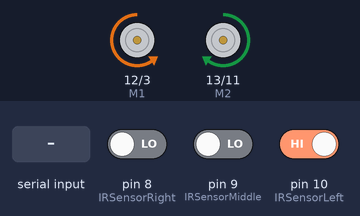
This sketch was run on a simulated Arduino Uno, built with avr-gcc and run on an emulated ATmega328P. Shown: direction and speed pins drawn as motors (green arrow = direction pin HIGH = forward, orange = LOW = backward, longer = more drive). The test bench sets the inputs (shaded band); at power-on: pin 10 (IRSensorLeft) HIGH, pin 8 (IRSensorRight) LOW, pin 9 (IRSensorMiddle) LOW.

Above: at 1.2 s.
1.3 s: pin 10 (IRSensorLeft) driven LOW
At 1.7 s:
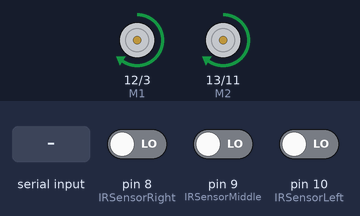
4.3 s: pin 8 (IRSensorRight) driven HIGH
At 5.5 s:
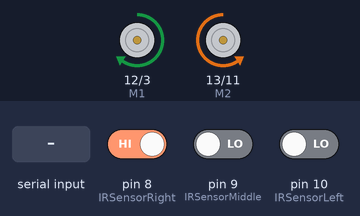
5.8 s: pin 8 (IRSensorRight) driven LOW
At 6.2 s:
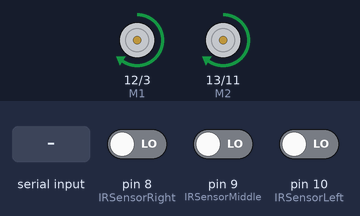
8.8 s: pin 9 (IRSensorMiddle) driven HIGH
At 9.4 s:
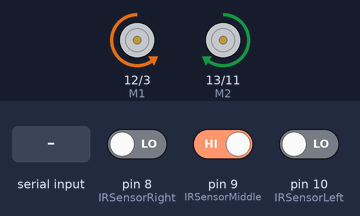
10.3 s: pin 8 (IRSensorRight) driven HIGH and pin 10 (IRSensorLeft) driven HIGH
At 11.3 s:
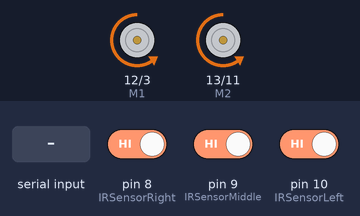
11.8 s: "9" received over Serial
At 12.5 s:
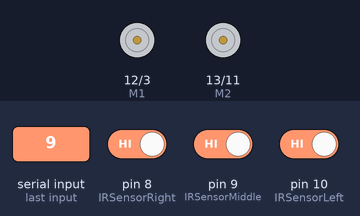
Timing chart, 0 to 14.3 s (numbered marks = the images above; inputs shaded):
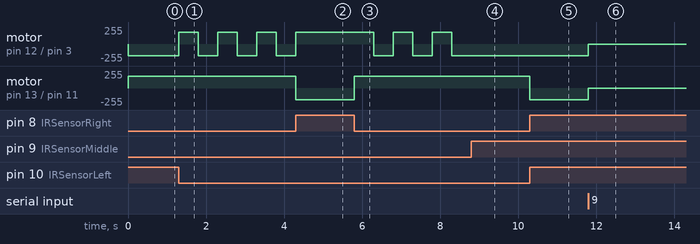

Measured:
- after the input at 1.3 s, motor on pin 12 (M1) / pin 3 (E1): alternates forward 175/255 for 0.50 s and backward 175/255 for 0.50 s, starting at once
- after the input at 4.3 s, motor on pin 12 (M1) / pin 3 (E1): goes on until 4.3 s, then stays forward 175/255; motor on pin 13 (M2) / pin 11 (E2): forward 175/255 → backward 175/255 at once
- after the input at 5.8 s, motor on pin 12 (M1) / pin 3 (E1): alternates forward 175/255 for 0.50 s and backward 175/255 for 0.50 s, starting after 0.50 s; motor on pin 13 (M2) / pin 11 (E2): backward 175/255 → forward 175/255 at once
- after the input at 8.8 s, motor on pin 12 (M1) / pin 3 (E1): stays backward 175/255 (without the input it goes to forward 175/255 after 0.00 s)
- after the input at 10.3 s, motor on pin 13 (M2) / pin 11 (E2): forward 175/255 → backward 175/255 at once
- after the input at 11.8 s, motor on pin 12 (M1) / pin 3 (E1), motor on pin 13 (M2) / pin 11 (E2): backward 175/255 → stopped at once

The sketch:

KeyStudiobluetoothAndIrSensor.ino
```cpp
#define IRSensorLeft    10   // left sensor input pin
#define IRSensorMiddle  9  // middle sensor input pin
#define IRSensorRight   8  // right sensor input pin
#define E1  3
#define E2  11
#define M1  12
#define M2  13
unsigned char IRSL;        // left sensor status
unsigned char IRSM;        // middle sensor status
unsigned char IRSR;        // right sensor status
int val;
int direct;
int curSpeed;

void M_Control_IO_config(void)// initialization function of motor driver shield IO
{
  pinMode(M1,OUTPUT); //
  pinMode(M2,OUTPUT); //
  pinMode(E1,OUTPUT); //
  pinMode(E2,OUTPUT); //
}

void Sensor_IO_Config()
{
  pinMode(IRSensorLeft,INPUT);
  pinMode(IRSensorMiddle,INPUT);
  pinMode(IRSensorRight,INPUT);
}
void Sensor_Scan(void)
{
  IRSL = digitalRead(IRSensorLeft);
  IRSM = digitalRead(IRSensorMiddle);
  IRSR = digitalRead(IRSensorRight);
}

void advance(void)     // move forward
{
    digitalWrite(M1,LOW);    // right wheel moves forward
    digitalWrite(M2, LOW);  // left wheel moves forward
    analogWrite(E1,curSpeed);
    analogWrite(E2, curSpeed);
}
void turnR(void)        // turn right
{
   digitalWrite(M1,LOW);  // left wheel moves forward
   digitalWrite(M2,HIGH); // right wheel moves backward
   analogWrite(E1,curSpeed);
   analogWrite(E2, curSpeed);
}
void turnL(void)        // turn left
{
   digitalWrite(M1,HIGH);   // left wheel moves backwards
   digitalWrite(M2, LOW);   // right wheel moves forward
   analogWrite(E1,curSpeed);
   analogWrite(E2, curSpeed);
}
void stopp(void)              // stop
{
    digitalWrite(M1,LOW);
    digitalWrite(M2, LOW);
    analogWrite(E1, 0);
    analogWrite(E2, 0);  // both left and right wheels stop
}
void back(void)            // move backward
{
   digitalWrite(M1,HIGH);   // both left and right wheels move forward
   digitalWrite(M2, HIGH);
   analogWrite(E1,curSpeed);
   analogWrite(E2, curSpeed);
}

void exit(void)
{
  stopp();
  back();
  delay(500);
  turnR();
  delay(500);
}

void contin(){
  if(direct == '1'){
    advance();
  };
  if(direct == '2'){
    back();
  };
  if(direct == '3'){
    turnR();
  };
  if(direct == '4'){
    turnL();
  }
}

void acceleration(int accsel){
  switch(curSpeed){
    case 175: if(accsel == 1){
                  curSpeed = 255;
              }else {
                  curSpeed = 100;
              };break;
    case 100: if(accsel == 1){
                 curSpeed = 175;
              };break;
    case 255: if(accsel == -1){
                 curSpeed = 175;
              };break;
    default:break;
  }
  if(accsel == 0){
    curSpeed = 175;
  }
}

void autoControl(){
  while(!(IRSL==1&&IRSM==1&&IRSR==1)){
   if((IRSL==0&&IRSM==0&&IRSR==1)||(IRSL==0&&IRSM==1&&IRSR==1)||(IRSL==1&&IRSM==0&&IRSR==1)){
       turnL();
    };
   if((IRSL==1&&IRSM==0&&IRSR==0)||(IRSL==1&&IRSM==1&&IRSR==0)){
       turnR();
   };
   if(IRSL==0&&IRSM==0&&IRSR==0){
      exit();
    };
   Sensor_Scan();
   }
advance();
direct = '1';
}

void setup()
{
   Serial.begin(9600);
   Sensor_IO_Config();
   M_Control_IO_config();        // initialization of motor driver shield IO
   curSpeed = 175;
   stopp();
   direct = '9';
}
unsigned char old_IRSL,old_IRSM,old_IRSR;
void loop()
{
Sensor_Scan();
val=Serial.read();
    if(val=='1'){
      advance();
      direct = '1';
    }

    if(val=='2'){
       back();
       direct = '2';
    }

    if(val=='4'){
       turnL();
       direct = '4';
    }

    if(val=='3'){
       turnR();
       direct = '3';
    }

    if(val=='9'){
       stopp();
       direct = '9';
       curSpeed = 175;
    };

    if(val=='A'){
       acceleration(0);
       contin();
    }

    if(val=='7'){
       acceleration(1);
       contin();
    }

    if(val=='8'){
        acceleration(-1);
        contin();
    }

   if(IRSL==0 || IRSM==0 || IRSR==0){
       autoControl();
   }
}
```
